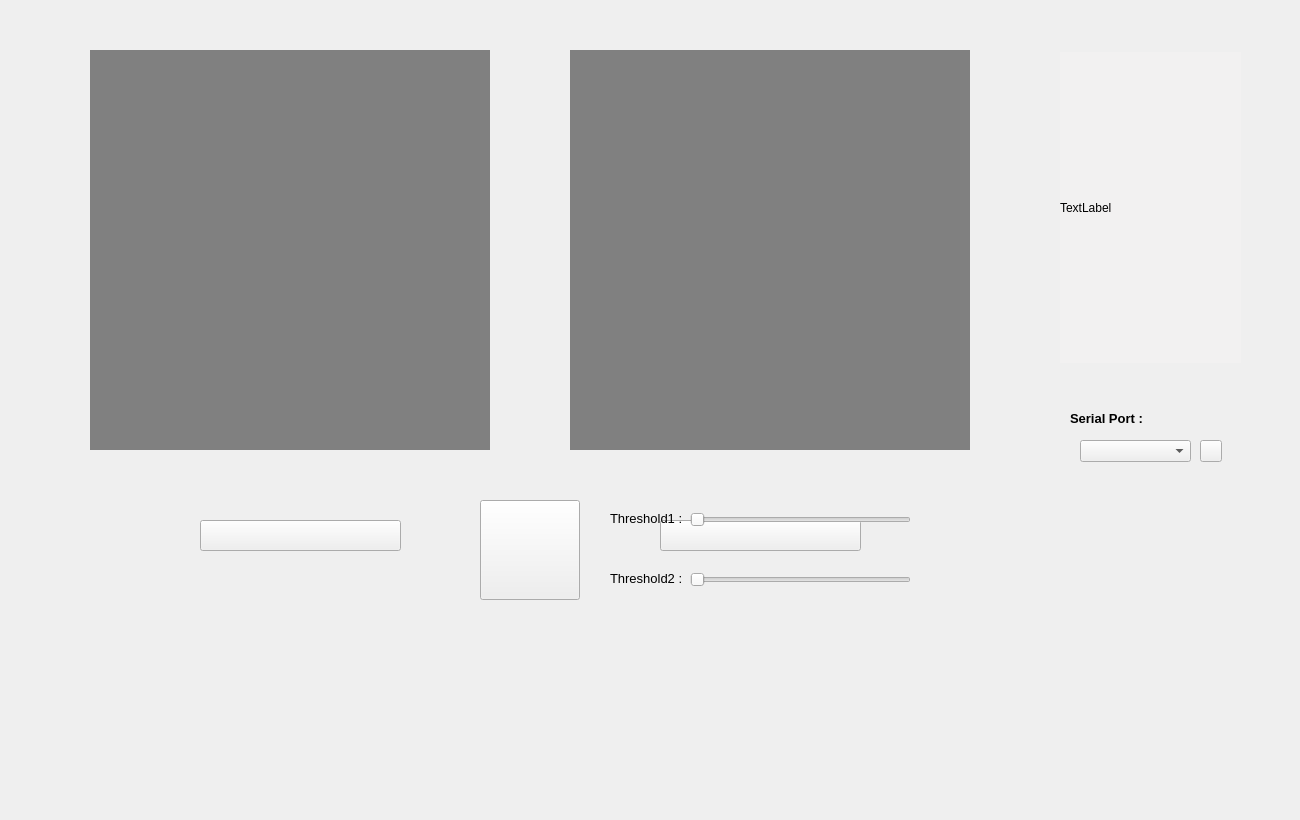
<?xml version="1.0" encoding="UTF-8"?>
<ui version="4.0">
 <class>mainWin</class>
 <widget class="QMainWindow" name="mainWin">
  <property name="enabled">
   <bool>true</bool>
  </property>
  <property name="geometry">
   <rect>
    <x>0</x>
    <y>0</y>
    <width>1300</width>
    <height>820</height>
   </rect>
  </property>
  <property name="sizePolicy">
   <sizepolicy hsizetype="Fixed" vsizetype="Fixed">
    <horstretch>0</horstretch>
    <verstretch>0</verstretch>
   </sizepolicy>
  </property>
  <property name="minimumSize">
   <size>
    <width>100</width>
    <height>100</height>
   </size>
  </property>
  <property name="baseSize">
   <size>
    <width>100</width>
    <height>100</height>
   </size>
  </property>
  <property name="focusPolicy">
   <enum>Qt::NoFocus</enum>
  </property>
  <property name="windowTitle">
   <string>main</string>
  </property>
  <property name="styleSheet">
   <string notr="true">background-image: url(back.png);</string>
  </property>
  <widget class="QWidget" name="centralwidget">
   <property name="minimumSize">
    <size>
     <width>1000</width>
     <height>800</height>
    </size>
   </property>
   <widget class="QLabel" name="oriImage">
    <property name="geometry">
     <rect>
      <x>90</x>
      <y>50</y>
      <width>400</width>
      <height>400</height>
     </rect>
    </property>
    <property name="mouseTracking">
     <bool>true</bool>
    </property>
    <property name="styleSheet">
     <string notr="true">background : grey
</string>
    </property>
    <property name="text">
     <string/>
    </property>
   </widget>
   <widget class="QLabel" name="workedImage">
    <property name="geometry">
     <rect>
      <x>570</x>
      <y>50</y>
      <width>400</width>
      <height>400</height>
     </rect>
    </property>
    <property name="styleSheet">
     <string notr="true">background : grey
</string>
    </property>
    <property name="text">
     <string/>
    </property>
   </widget>
   <widget class="QPushButton" name="camOn">
    <property name="enabled">
     <bool>true</bool>
    </property>
    <property name="geometry">
     <rect>
      <x>200</x>
      <y>520</y>
      <width>201</width>
      <height>31</height>
     </rect>
    </property>
    <property name="focusPolicy">
     <enum>Qt::StrongFocus</enum>
    </property>
    <property name="styleSheet">
     <string notr="true">border-image:url(camOn.png); 
background:none;
</string>
    </property>
    <property name="text">
     <string/>
    </property>
    <property name="checkable">
     <bool>false</bool>
    </property>
   </widget>
   <widget class="QPushButton" name="sendGcode">
    <property name="enabled">
     <bool>true</bool>
    </property>
    <property name="geometry">
     <rect>
      <x>660</x>
      <y>520</y>
      <width>201</width>
      <height>31</height>
     </rect>
    </property>
    <property name="focusPolicy">
     <enum>Qt::StrongFocus</enum>
    </property>
    <property name="styleSheet">
     <string notr="true">border-image:url(sendeGcode.png); 
background:none;
</string>
    </property>
    <property name="text">
     <string/>
    </property>
   </widget>
   <widget class="QComboBox" name="comboBox">
    <property name="geometry">
     <rect>
      <x>1080</x>
      <y>440</y>
      <width>111</width>
      <height>22</height>
     </rect>
    </property>
   </widget>
   <widget class="QPushButton" name="takePhoto">
    <property name="geometry">
     <rect>
      <x>480</x>
      <y>500</y>
      <width>100</width>
      <height>100</height>
     </rect>
    </property>
    <property name="sizePolicy">
     <sizepolicy hsizetype="Fixed" vsizetype="Fixed">
      <horstretch>0</horstretch>
      <verstretch>0</verstretch>
     </sizepolicy>
    </property>
    <property name="minimumSize">
     <size>
      <width>100</width>
      <height>100</height>
     </size>
    </property>
    <property name="styleSheet">
     <string notr="true"/>
    </property>
    <property name="text">
     <string/>
    </property>
   </widget>
   <widget class="QLabel" name="infoScreen">
    <property name="geometry">
     <rect>
      <x>1060</x>
      <y>52</y>
      <width>181</width>
      <height>311</height>
     </rect>
    </property>
    <property name="styleSheet">
     <string notr="true">background-color: rgb(242, 241, 241);
background : rgb(242, 241, 241)</string>
    </property>
    <property name="text">
     <string>TextLabel</string>
    </property>
   </widget>
   <widget class="QLabel" name="label">
    <property name="geometry">
     <rect>
      <x>1070</x>
      <y>410</y>
      <width>171</width>
      <height>16</height>
     </rect>
    </property>
    <property name="font">
     <font>
      <pointsize>10</pointsize>
      <weight>75</weight>
      <bold>true</bold>
     </font>
    </property>
    <property name="styleSheet">
     <string notr="true">background: transparent</string>
    </property>
    <property name="text">
     <string>Serial Port : </string>
    </property>
   </widget>
   <widget class="QPushButton" name="refreshPorts">
    <property name="geometry">
     <rect>
      <x>1200</x>
      <y>440</y>
      <width>22</width>
      <height>22</height>
     </rect>
    </property>
    <property name="styleSheet">
     <string notr="true">background : none</string>
    </property>
    <property name="text">
     <string/>
    </property>
   </widget>
   <widget class="QSlider" name="bar1">
    <property name="geometry">
     <rect>
      <x>690</x>
      <y>510</y>
      <width>221</width>
      <height>20</height>
     </rect>
    </property>
    <property name="orientation">
     <enum>Qt::Horizontal</enum>
    </property>
   </widget>
   <widget class="QSlider" name="bar2">
    <property name="geometry">
     <rect>
      <x>690</x>
      <y>570</y>
      <width>221</width>
      <height>20</height>
     </rect>
    </property>
    <property name="orientation">
     <enum>Qt::Horizontal</enum>
    </property>
   </widget>
   <widget class="QLabel" name="t1">
    <property name="geometry">
     <rect>
      <x>610</x>
      <y>510</y>
      <width>71</width>
      <height>16</height>
     </rect>
    </property>
    <property name="font">
     <font>
      <pointsize>10</pointsize>
     </font>
    </property>
    <property name="text">
     <string>Threshold1 : </string>
    </property>
   </widget>
   <widget class="QLabel" name="t2">
    <property name="geometry">
     <rect>
      <x>610</x>
      <y>570</y>
      <width>71</width>
      <height>16</height>
     </rect>
    </property>
    <property name="font">
     <font>
      <pointsize>10</pointsize>
     </font>
    </property>
    <property name="text">
     <string>Threshold2 : </string>
    </property>
   </widget>
  </widget>
  <widget class="QMenuBar" name="menubar">
   <property name="geometry">
    <rect>
     <x>0</x>
     <y>0</y>
     <width>1300</width>
     <height>20</height>
    </rect>
   </property>
  </widget>
 </widget>
 <resources/>
 <connections/>
</ui>
